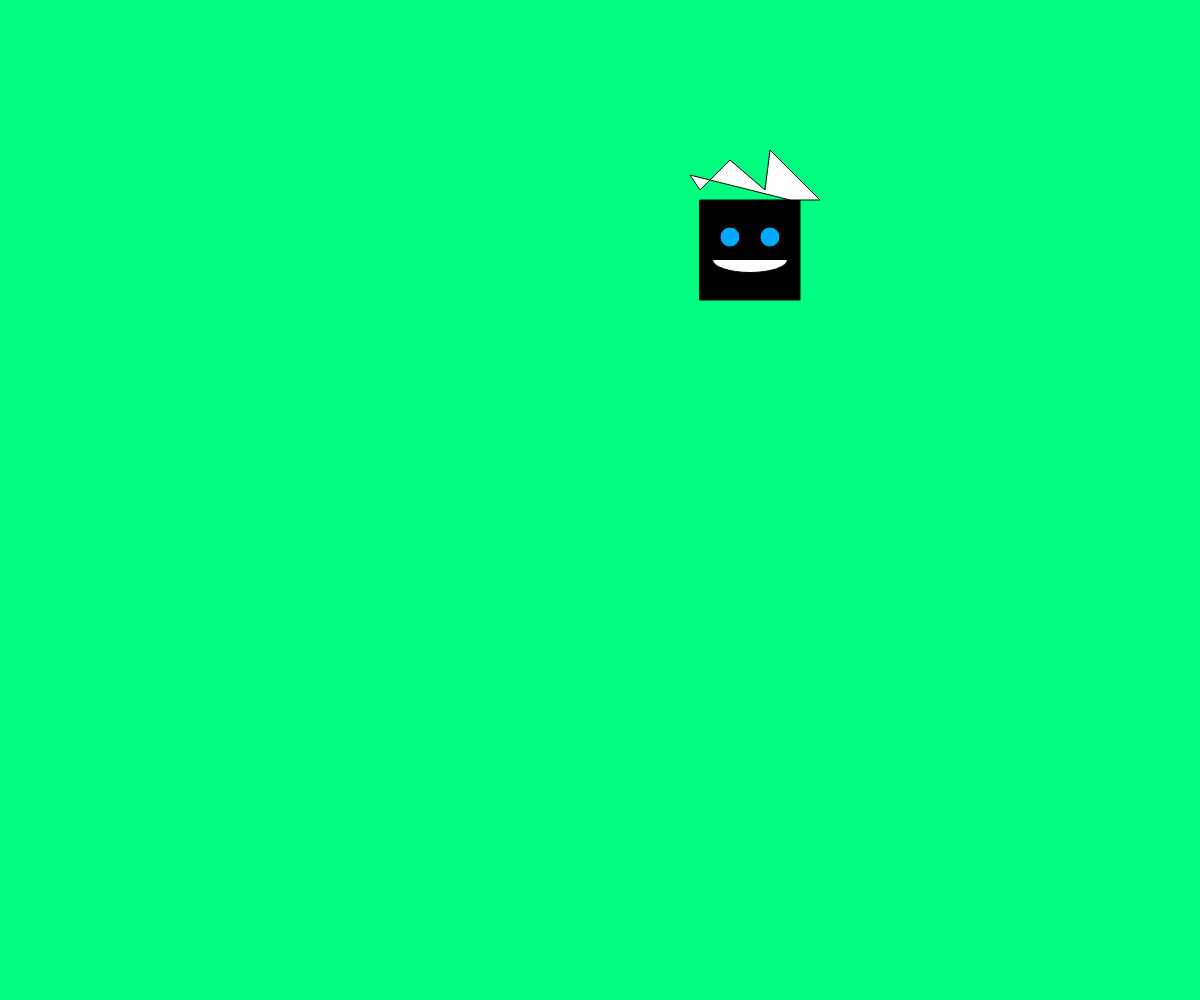
Frame 1 (no input)
Frame 60 (no input): identical to frame 1, image omitted
Frame 120 (the mouse pressed at the canvas centre since frame 60): identical to frame 1, image omitted

The p5.js sketch that drew this single still picture (run headless with seeded random() and noise() and a simulated clock; from frame 60 on, the mouse is pressed at the canvas centre):

// p5.js sketch
// ── sketch.js
function setup() {
  createCanvas(windowWidth, windowHeight);
  colorMode(HSB);
  angleMode(DEGREES)
}

function draw() {
  background(150,255,100);
  fill(0)
  square(700, 200, 100)

  fill(200,120,200)
  circle(730, 237, 20)
  circle(770, 237, 20)

  fill(0,0,100) 
  arc(750, 260, 75, 25, 0, 180)
  
  
  beginShape();
  vertex(790, 200)
  vertex(690, 175)
  vertex(700, 190)
  vertex(730, 160)
  vertex(765, 190)
  vertex(770, 150)
  vertex(820, 200)
  endShape(CLOSE);


}  
